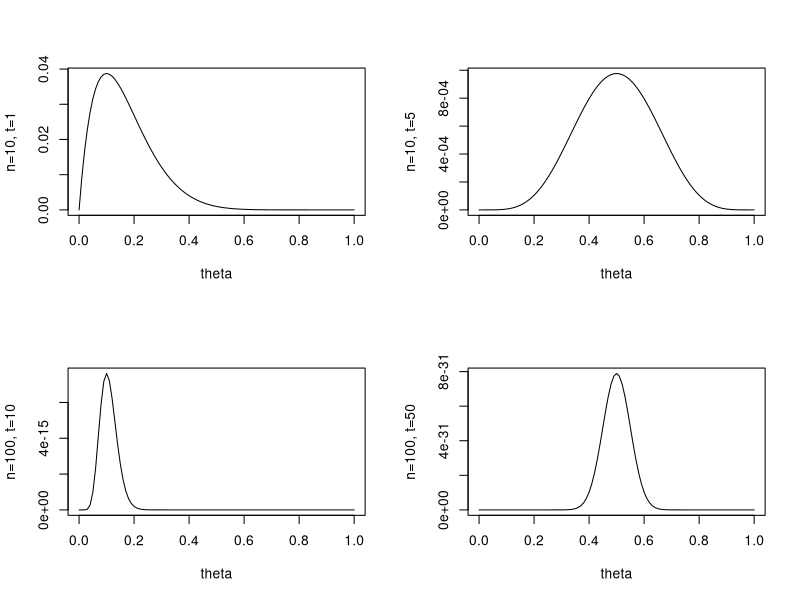

Reproduce this figure in R.
#############################################################################
# Exemplo - aula 1
# Construção do gráfico da função de verossimilhança Bernoulli(theta)
##############################################################################

#Cenários 1 e 2: duas amostras de tamanho n=10:
n<-10
t1<-1 # número de "sucessos" observados na amostra 1
t2<-5 # número de "sucessos" bservados na amostra 2

# Para fazer o gráfico da função de verossimilhança,
# precisamos de uma grade de valores para theta
# a grade abaixo foi arbitrária, respeitando o fato de que 0<=theta<=1

theta<-seq(0,1,0.01)

# Cálculo do valor da função de verossimilhança, para cada theta da grade, à luz dos dados da amostra 1 (n=10, t=1)
vero1<-theta^t1*(1-theta)^(n-t1)

# Cálculo do valor da função de verossimilhança, para cada theta da grade, à luz dos dados da amostra 2 (n=10, t=5
vero2<-theta^t2*(1-theta)^(n-t2)

#Mais dois cenários, aom base em amostras de tamanho m=100:
m<-100
t3<-10 # número de "sucessos" observados na amostra 3
t4<-50 # número de "sucessos" observados na amostra 4

# Cálculo do valor da função de verossimilhança, para cada theta da grade, à luz dos dados da amostra 3 (n=100, t=10)
vero3<-theta^t3*(1-theta)^(m-t3)

# Cálculo do valor da função de verossimilhança, para cada theta da grade, à luz dos dados da amostra 4 (n=100, t=50)
vero4<-theta^t4*(1-theta)^(m-t4)

##Preparação de uma janela gráfica particionada em duas linhas e duas colunas, para acomodar os 4 gráficos que seguem:
par(mfrow=c(2,2))

#Função de verossimilhança para theta com base na amostra 1:
plot(theta,vero1,type="l",ylab="n=10, t=1")
#Função de verossimilhança para theta com base na amostra 2:
plot(theta,vero2, type="l",ylab="n=10, t=5")
#Função de verossimilhança para theta com base na amostra 3:
plot(theta,vero3,type="l",ylab="n=100, t=10")
#Função de verossimilhança para theta com base na amostra 4:
plot(theta,vero4, type="l",ylab="n=100, t=50")

